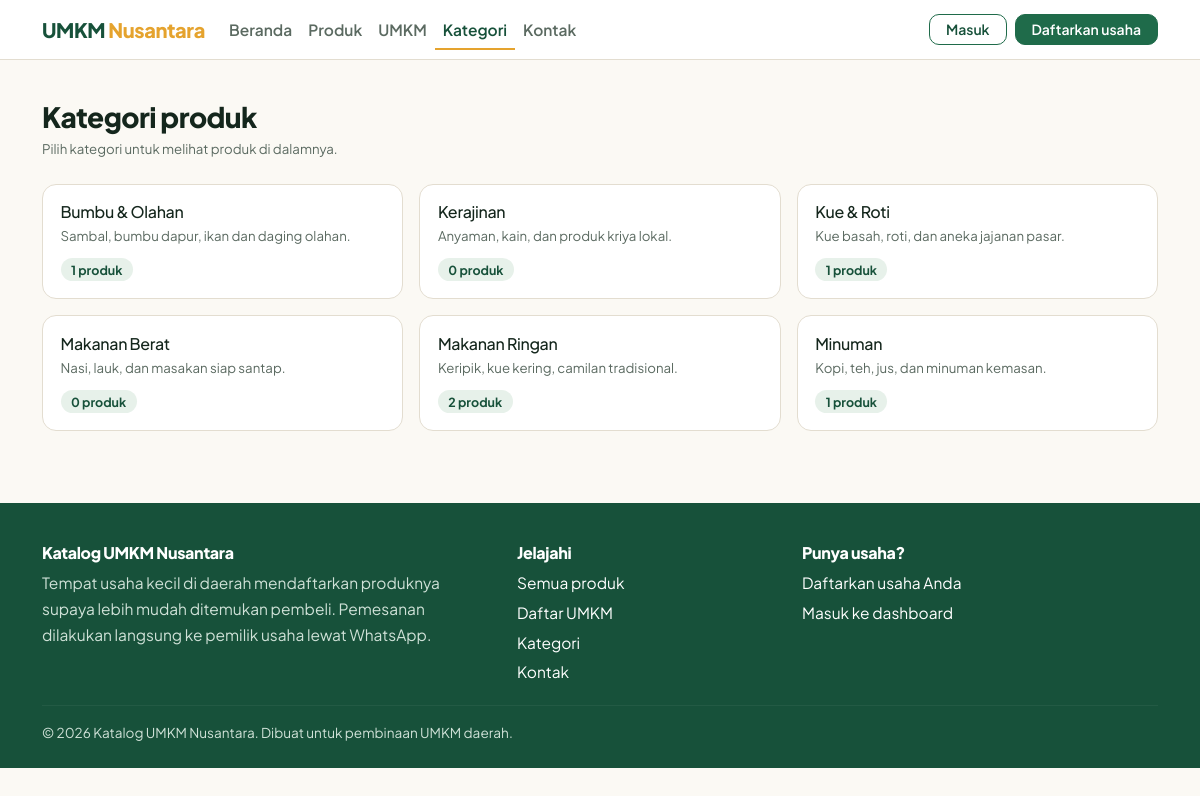
The page /kategori.php on the database its author committed.
### tables this page shows
CREATE TABLE `categories` (
  `id`            INT AUTO_INCREMENT PRIMARY KEY,
  `nama_kategori` VARCHAR(80) NOT NULL,
  `deskripsi`     VARCHAR(255) NULL,
  UNIQUE KEY `uk_kategori_nama` (`nama_kategori`)
);

### config/database.php (called while the page is built, shortened)
<?php
function db()
{
    static $pdo = null;
    if ($pdo === null) {
        $dsn = 'mysql:host=' . DB_HOST . ';dbname=' . DB_NAME . ';charset=utf8mb4';
        try {
            $pdo = new PDO($dsn, DB_USER, DB_PASS, [
                PDO::ATTR_ERRMODE            => PDO::ERRMODE_EXCEPTION,
                PDO::ATTR_DEFAULT_FETCH_MODE => PDO::FETCH_ASSOC,
                PDO::ATTR_EMULATE_PREPARES   => false,
            ]);
        } catch (PDOException $e) {
            error_log('Koneksi database gagal: ' . $e->getMessage());
            exit('Koneksi ke database gagal. Periksa kembali file config/database.php dan pastikan MySQL sudah berjalan.');
        }
    }
    return $pdo;
}

### includes/functions.php (called while the page is built, shortened)
<?php
function e($value)
{
    return htmlspecialchars((string) $value, ENT_QUOTES, 'UTF-8');
}
function url($path = '')
{
    return BASE_URL . '/' . ltrim($path, '/');
}

### kategori.php (the view, shortened to what this page needs)
<?php
$kategori = db()->query(
    "SELECT c.*, COUNT(p.id) AS jumlah
     FROM categories c
     LEFT JOIN products p ON p.category_id = c.id AND p.status = 'disetujui'
     GROUP BY c.id
     ORDER BY c.nama_kategori ASC"
)->fetchAll();
require_once APP_ROOT . '/includes/public_header.php';
?>
<div class="container py-4">
  <h1 class="h3 mb-1">Kategori produk</h1>
  <p class="bantuan mb-4">Pilih kategori untuk melihat produk di dalamnya.</p>
  <div class="row g-3">
    <?php foreach ($kategori as $k): ?>
      <div class="col-md-6 col-lg-4">
        <a class="kotak kartu-link d-block h-100" href="<?= url('produk.php?kategori=' . (int) $k['id']) ?>">
          <div class="kotak-badan">
            <h2 class="h6 mb-1"><?= e($k['nama_kategori']) ?></h2>
            <p class="bantuan mb-2"><?= e($k['deskripsi']) ?></p>
            <span class="badge-status badge-disetujui"><?= (int) $k['jumlah'] ?> produk</span>
          </div>
        </a>
      </div>
    <?php endforeach; ?>
  </div>
</div>
<?php require_once APP_ROOT . '/includes/public_footer.php'; ?>

### assets/css/style.css (style rules this page uses)
:root { --kertas: #fbf9f4; --kertas-tua: #f2eee4; --tinta: #14261c; --tinta-lembut: #5b6a61; --hijau: #1f6b4a; --hijau-tua: #17513a; --hijau-muda: #e7f1ea; --kunyit: #e5a32e; --kunyit-muda: #fdf2dd; --bata: #c0452f; --bata-muda: #fbe8e4; --wa: #1fae56; --garis: #e3ddd0; --radius: 14px; --bayang: 0 1px 2px rgba(20, 38, 28, .06), 0 8px 24px -16px rgba(20, 38, 28, .35); --bs-primary: #1f6b4a; --bs-primary-rgb: 31, 107, 74; --bs-body-font-family: "Plus Jakarta Sans", system-ui, -apple-system, "Segoe UI", sans-serif; }
body { background: var(--kertas); color: var(--tinta); font-family: var(--bs-body-font-family); font-size: 15.5px; line-height: 1.65; }
h1, h2, h3, h4, h5, .h1, .h2, .h3 { font-weight: 800; letter-spacing: -.02em; color: var(--tinta); }
h1 { font-size: clamp(1.9rem, 1.2rem + 2.4vw, 3rem); line-height: 1.15; }
h2 { font-size: clamp(1.4rem, 1.1rem + 1.1vw, 1.9rem); }
p { max-width: 68ch; }
a { color: var(--hijau-tua); }
.kartu-link { text-decoration: none; color: inherit; }
.badge-status { border-radius: 999px; padding: .22rem .65rem; font-size: .78rem; font-weight: 700; white-space: nowrap; }
.badge-disetujui { background: var(--hijau-muda); color: var(--hijau-tua); }
.kotak { background: #fff; border: 1px solid var(--garis); border-radius: var(--radius); }
.kotak-badan { padding: 1.1rem; }
.bantuan { font-size: .83rem; color: var(--tinta-lembut); }

### rows shown on the page
categories: nama_kategori "Bumbu & Olahan", deskripsi "Sambal, bumbu dapur, ikan dan daging olahan.", jumlah "1"
categories: nama_kategori "Kerajinan", deskripsi "Anyaman, kain, dan produk kriya lokal.", jumlah "0"
categories: nama_kategori "Kue & Roti", deskripsi "Kue basah, roti, dan aneka jajanan pasar.", jumlah "1"
categories: nama_kategori "Makanan Berat", deskripsi "Nasi, lauk, dan masakan siap santap.", jumlah "0"
categories: nama_kategori "Makanan Ringan", deskripsi "Keripik, kue kering, camilan tradisional.", jumlah "2"
categories: nama_kategori "Minuman", deskripsi "Kopi, teh, jus, dan minuman kemasan.", jumlah "1"

### other values the page prints
$m[0] "Beranda"
$m[0] "Produk"
$m[0] "UMKM"
$m[0] "Kategori"
$m[0] "Kontak"
